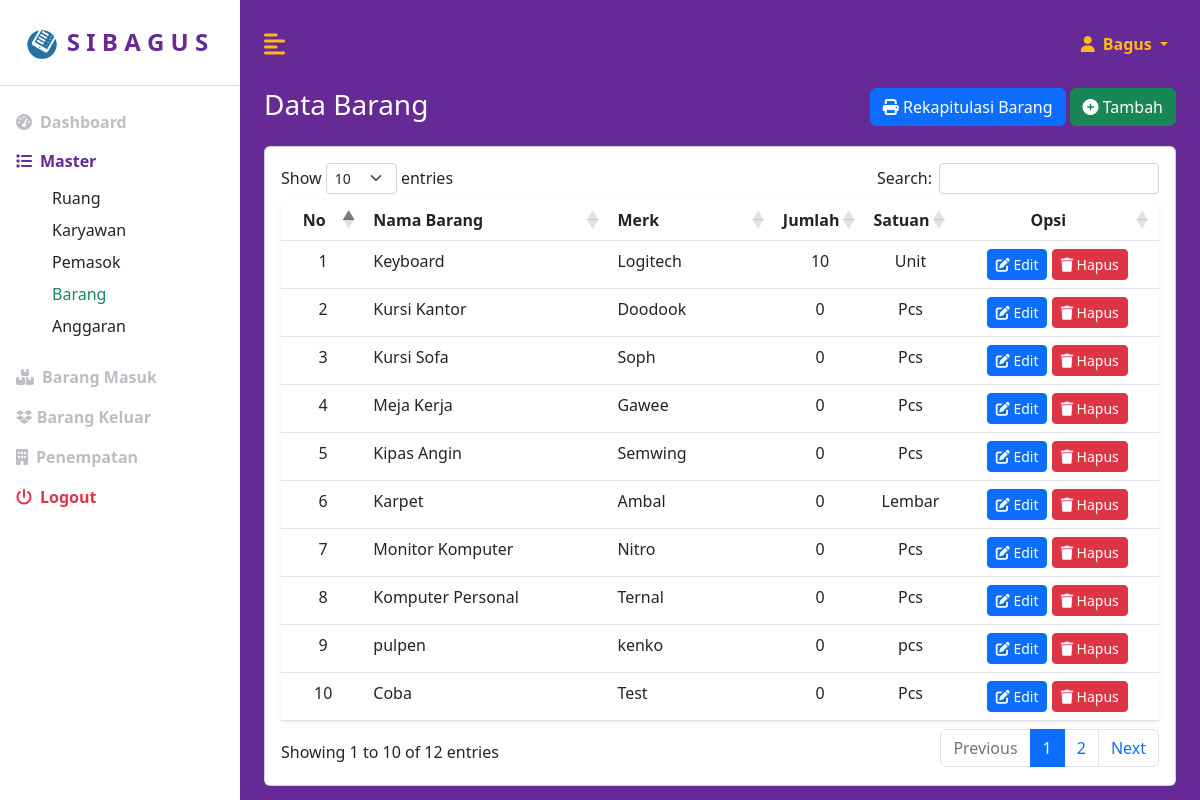
Page /index.php?page=barangdata (signed in) on the committed database.
### tables this page shows
CREATE TABLE `barang` (
  `kode_barang` varchar(20) NOT NULL,
  `nama_barang` varchar(255) NOT NULL,
  `merk` varchar(255) NOT NULL,
  `tipe` varchar(255) NOT NULL,
  `qty` int(11) NOT NULL,
  `satuan` varchar(255) NOT NULL,
  `record` timestamp NOT NULL DEFAULT current_timestamp() ON UPDATE current_timestamp()
);

### pages/barang/barangdata.php (the view, shortened to what this page needs)
<div id="atas" class="row">
    <div class="col">
        <div class="row">
            <div class="col-md-6">
                <h3>Data Barang</h3>
            </div>
            <div class="col-md-6">
                <a href="?page=barangtambah" class="btn btn-success float-end">
                    <i class="fa fa-plus-circle"></i> Tambah
                </a>
                <a href="report/rekapitulasibarang.php" class="btn btn-primary float-end me-1" target="_blank">
                    <i class="fa fa-print"></i> Rekapitulasi Barang
                </a>
            </div>
        </div>
    </div>
</div>
    <?php
    $resultSet = mysqli_query($koneksi, "SELECT * FROM barang ORDER BY record DESC");
    ?>
<div id="bawah" class="row mt-3">
    <div class="col">
        <div class="card my-card">
            <table class="table bg-white rounded shadow-sm table-hover" id="example" width="100%">
                <thead>
                    <tr>
                        <th width="10%" class="text-center">No</th>
                        <th width="30%">Nama Barang</th>
                        <th width="20%">Merk</th>
                        <th width="5%" class="text-center">Jumlah</th>
                        <th width="10%" class="text-center">Satuan</th>
                        <th width="25%" class="text-center">Opsi</th>
                    </tr>
                </thead>
                <tbody>
                    <?php
                    $no = 0;
                    while ($row = mysqli_fetch_assoc($resultSet)) {
                        $no++;
                    ?>
                        <tr>
                            <td class="text-center"><?= $no ?></td>
                            <td><?= $row['nama_barang'] ?></td>
                            <td><?= $row['merk'] ?></td>
                            <td class="text-center"><?= $row['qty'] ?></td>
                            <td class="text-center"><?= $row['satuan'] ?></td>
                            <td class="text-center">
                                <a href="?page=barangubah&id=<?= $row['kode_barang'] ?>" class="btn btn-sm btn-primary">
                                    <i class="fa fa-edit"></i> Edit
                                </a>
                                <a href="#" onclick="konfirmasi('?page=baranghapus&id=<?= $row['kode_barang'] ?>');" class="btn btn-sm btn-danger">
                                    <i class="fa fa-trash"></i> Hapus
                                </a>
                            </td>
                        </tr>
                    <?php
                    }
                    ?>
                </tbody>
            </table>
        </div>
    </div>
</div>

### index.php (shortened to what this page needs)
<!DOCTYPE html>
<html lang="en">
<head>
    <link rel="stylesheet" href="plugins/bootstrap-5.2.3-dist/css/bootstrap.min.css" />
    <link rel="stylesheet" href="plugins/fontawesome-free-6.4.2-web/css/all.min.css" />
    <link rel="stylesheet" href="plugins/datatables-1.13.7/css/dataTables.bootstrap5.min.css" />
    <link rel="stylesheet" href="plugins/sweetalert2-theme-bootstrap-4/bootstrap-4.min.css">
    <link rel="stylesheet" href="assets/css/custom.css" />
</head>
<body>
    <div class="d-flex" id="wrapper">
        <?php include "components/sidebar.php" ?>
        <div id="page-content-wrapper">
            <?php include "components/nav.php" ?>
            <div class="container-fluid px-4">
                <?php include "routes.php" ?>
            </div>
        </div>
    </div>
</body>
</html>

### components/sidebar.php (shortened to what this page needs)
<?php
   $menu = array(
       "dashboard" => "fw-bold",
       "barangmasuk" => "fw-bold",
       "barangkeluar" => "fw-bold",
       "penempatan" => "fw-bold",
       "master" => "fw-bold",
   );
   $collapse = array(
       "master" => "",
   );
   $sub = array(
       "ruang" => "link-dark",
       "karyawan" => "link-dark",
       "pemasok" => "link-dark",
       "barang" => "link-dark",
       "anggaran" => "link-dark",
   );
   $page = (isset($_GET["page"])) ? $_GET["page"] : $page = "";
   switch ($page) {
       case "barangdata":
       case "barangtambah":
       case "barangubah":
           $menu["master"] = "active";
           $collapse["master"] = "show";
           $sub["barang"] = "link-success";
           break;
   }
   ?>
<div class="bg-white" id="sidebar-wrapper" style="width: 300px;">
    <div class="sidebar-heading text-center py-4 primary-text fs-4 fw-bold text-uppercase border-bottom">
        <img src="assets/images/remove-logo.png" alt="" width="25%" style="margin-left: -15px;">S I B A G U S
    </div>
    <div class="list-group list-group-flush my-3">
        <a href="index.php" class="list-group-item list-group-item-action bg-transparent abu-text  <?= $menu["dashboard"] ?>"><i class="fas fa-tachometer-alt me-2"></i>Dashboard</a>
        <button class="list-group-item list-group-item-action bg-transparent abu-text <?= $menu["master"] ?>" data-bs-toggle="collapse" data-bs-target="#master-collapse" aria-expanded="true">
            <i class="fas fa-list me-2"></i>Master
        </button>
        <div class="collapse  <?= $collapse["master"] ?>" id="master-collapse">
            <ul class="btn-toggle-nav list-unstyled ps-4">
                <li><a href="?page=ruangdata" class="<?= $sub["ruang"] ?> rounded">Ruang</a></li>
                <?php
                   if ($_SESSION["level"] == "admin") {
                   ?>
                    <li><a href="?page=karyawandata" class="<?= $sub["karyawan"] ?> rounded">Karyawan</a></li>
                <?php
                   }
                   ?>
                <li><a href="?page=pemasokdata" class="<?= $sub["pemasok"] ?> rounded">Pemasok</a></li>
                <li><a href="?page=barangdata" class="<?= $sub["barang"] ?> rounded">Barang</a></li>
                <li><a href="?page=anggarandata" class="<?= $sub["anggaran"] ?> rounded">Anggaran</a></li>
            </ul>
        </div>
        <a href="?page=barangmasukdata" class="list-group-item list-group-item-action bg-transparent abu-text <?= $menu["barangmasuk"] ?>"><i class="fas fa-boxes me-2"></i>Barang Masuk</a>
        <a href="?page=barangkeluardata" class="list-group-item list-group-item-action bg-transparent abu-text <?= $menu["barangkeluar"] ?>"><i class="fa-brands fa-dropbox"></i> Barang Keluar</a>
        <a href="?page=penempatandata" class="list-group-item list-group-item-action bg-transparent abu-text <?= $menu["penempatan"] ?>"><i class="fas fa-building me-2"></i>Penempatan</a>
        <form action="" method="post">
            <button name="logout_button" type="submit" onclick="javascript: return confirm('Yakin keluar?');" class="list-group-item list-group-item-action bg-transparent text-danger fw-bold">
                <i class="fas fa-power-off me-2"></i>Logout
            </button>
        </form>
    </div>
</div>

### components/nav.php (shortened to what this page needs)
<nav class="navbar navbar-expand-lg navbar-light bg-transparent py-4 px-4">
    <div class="d-flex align-items-center">
        <i class="fas fa-align-left second-text fs-4 me-3" id="menu-toggle"></i>
    </div>
    <div class="collapse navbar-collapse" id="navbarSupportedContent">
        <ul class="navbar-nav ms-auto mb-2 mb-lg-0">
            <li class="nav-item dropdown">
                <a class="nav-link dropdown-toggle second-text fw-bold" href="#" id="navbarDropdown" role="button" data-bs-toggle="dropdown" aria-expanded="false">
                    <i class="fas fa-user me-2"></i><?= isset($_SESSION["nama_karyawan"]) ? $_SESSION["nama_karyawan"] : "" ?>
                </a>
            </li>
        </ul>
    </div>
</nav>

### routes.php (shortened to what this page needs)
<?php
if (isset($_GET["page"])) {
    $page = $_GET["page"];
} else {
    $page = "";
}
switch ($page) {
    case "barangdata":
        include "pages/barang/barangdata.php";
        break;
}

### assets/css/custom.css (style rules this page uses)
:root { --main-bg-color: #009d63; --main-text-color: #009d63; --second-text-color: #bbbec5; --second-bg-color: #c1efde; --ungu: rgb(101, 42, 149); --oren: rgb(255, 184, 26); --hijo: rgb(100, 164, 65); }
h3 { color: white; }
.primary-text { color: var(--ungu); }
.second-text { color: var(--oren); }
.abu-text { color: var(--second-text-color); }
#wrapper { overflow-x: hidden; background-color: var(--ungu); }
#sidebar-wrapper { min-height: 100vh; margin-left: -15rem; -webkit-transition: margin 0.25s ease-out; -moz-transition: margin 0.25s ease-out; -o-transition: margin 0.25s ease-out; transition: margin 0.25s ease-out; }
#sidebar-wrapper .sidebar-heading { padding: 0.875rem 1.25rem; font-size: 1.2rem; }
#sidebar-wrapper .list-group { width: 15rem; }
#page-content-wrapper { min-width: 100vw; }
#menu-toggle { cursor: pointer; }
.list-group-item { border: none; }
.list-group-item.active { background-color: transparent; color: var(--ungu); font-weight: bold; border: none; }
@media (min-width: 768px) { #sidebar-wrapper { margin-left: 0; } }
@media (min-width: 768px) { #page-content-wrapper { min-width: 0; width: 100%; } }
body { min-height: 100vh; min-height: -webkit-fill-available; }
html { height: -webkit-fill-available; }
.dropdown-toggle { color: var(--oren); outline: 0; }
.btn-toggle-nav a { display: inline-flex; padding: .1875rem .5rem; margin-top: .125rem; margin-left: 1.25rem; text-decoration: none; }
.my-card { padding: 1rem 1rem; }

### rows in the picture
barang: nama_barang "Keyboard", merk "Logitech", qty "10", satuan "Unit"
barang: nama_barang "Kursi Kantor", merk "Doodook", qty "0", satuan "Pcs"
barang: nama_barang "Kursi Sofa", merk "Soph", qty "0", satuan "Pcs"
barang: nama_barang "Meja Kerja", merk "Gawee", qty "0", satuan "Pcs"
barang: nama_barang "Kipas Angin", merk "Semwing", qty "0", satuan "Pcs"
barang: nama_barang "Karpet", merk "Ambal", qty "0", satuan "Lembar"
barang: nama_barang "Monitor Komputer", merk "Nitro", qty "0", satuan "Pcs"
barang: nama_barang "Komputer Personal", merk "Ternal", qty "0", satuan "Pcs"
barang: nama_barang "pulpen", merk "kenko", qty "0", satuan "pcs"
barang: nama_barang "Coba", merk "Test", qty "0", satuan "Pcs"

### other values in the picture
$_SESSION["nama_karyawan"] "Bagus"
